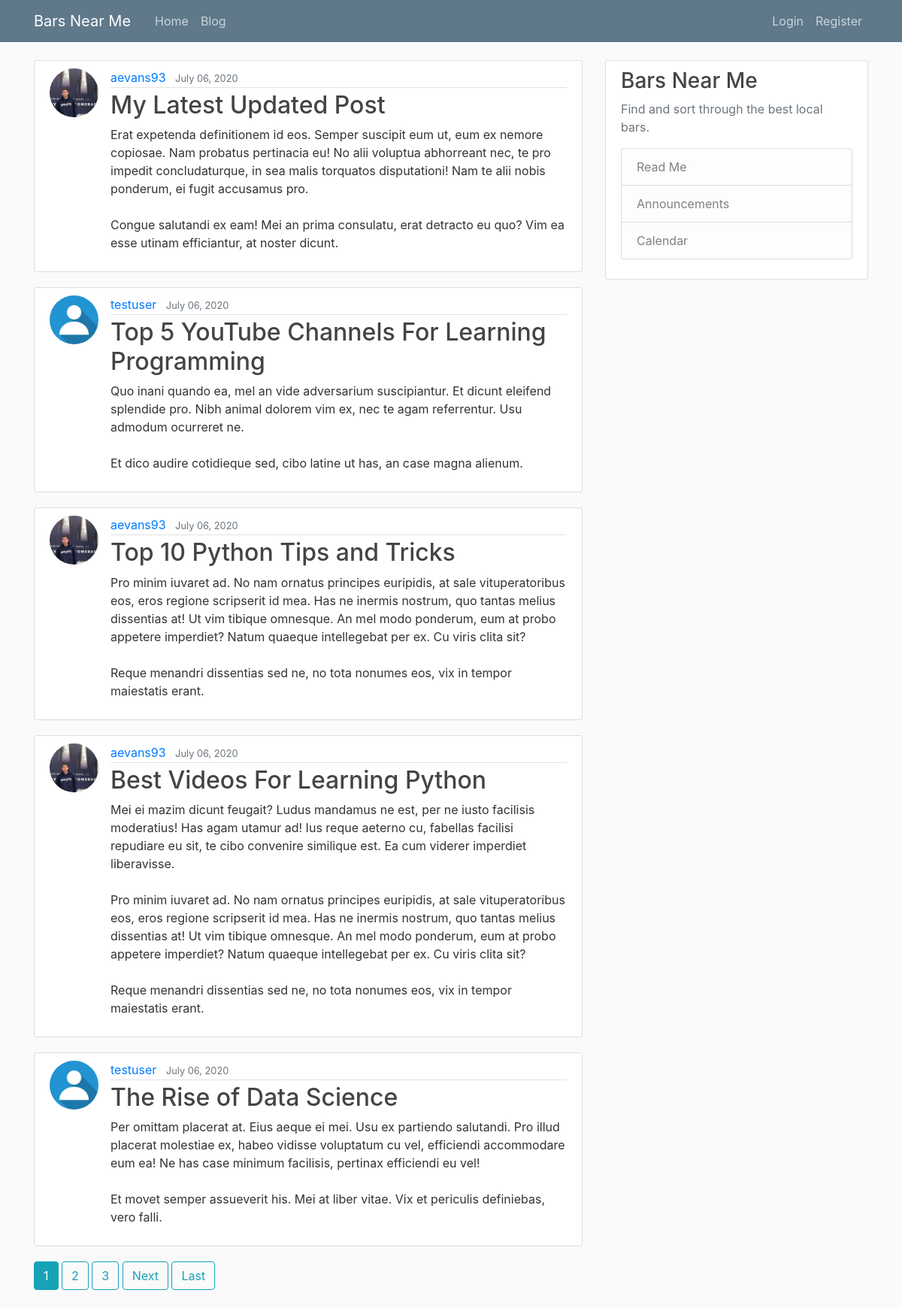
The page /blog/ on the database as committed earlier.
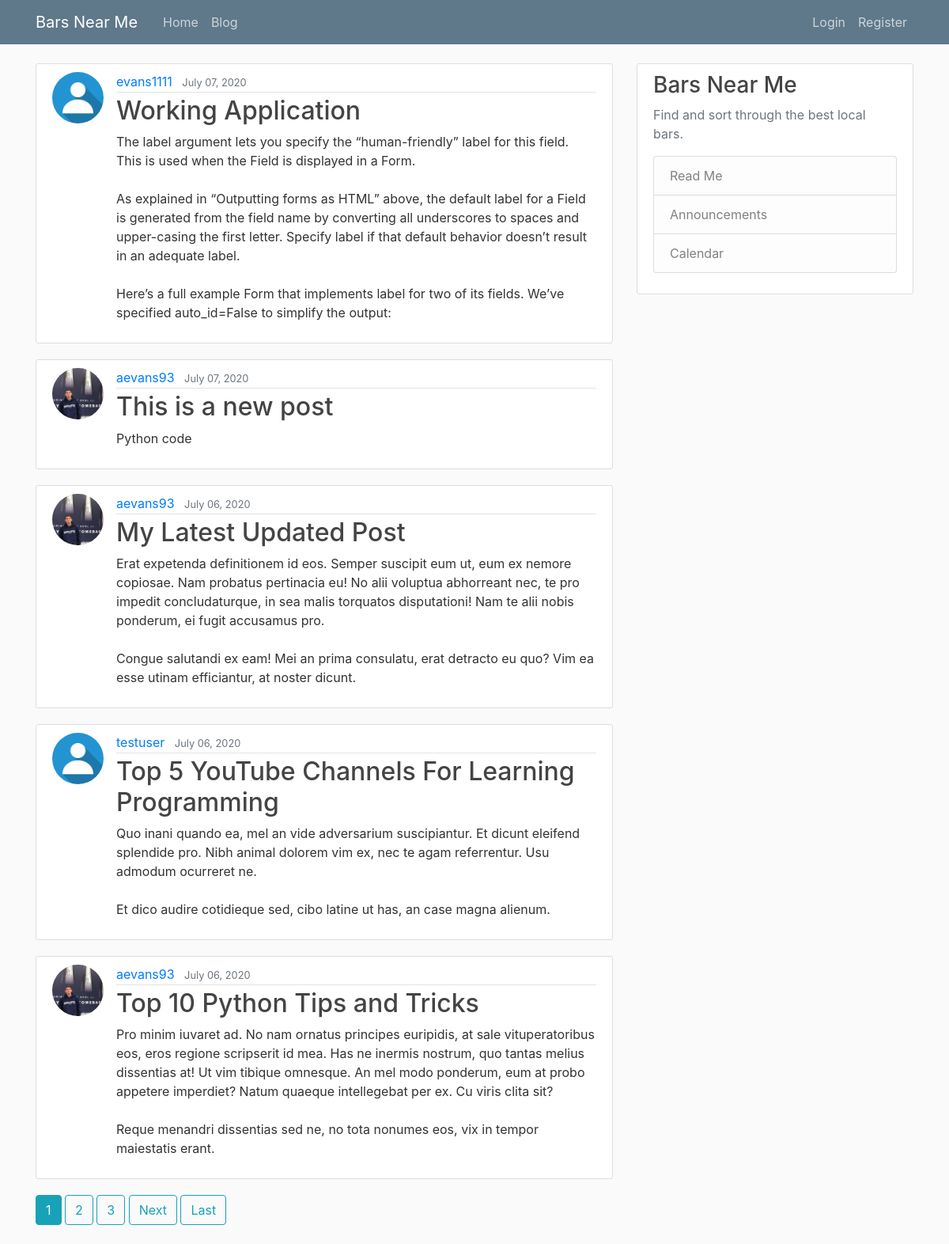
The same page on the database as committed later.
### blog/models.py (models this page shows, shortened)
class Post(models.Model):
    title = models.CharField(max_length=100)
    content = models.TextField()
    date_posted = models.DateTimeField(default=timezone.now)
    author = models.ForeignKey(User, on_delete=models.CASCADE)

### users/models.py (models this page shows, shortened)
class Account(models.Model):
    user = models.OneToOneField(User, on_delete=models.CASCADE) # Add: on_delete=models.CASCADE as a second argument for handline deleting accounts but not the user
    image = models.ImageField(default='default.jpg', upload_to='account_pics')

### blog/views.py (the view)
# urls.py: path('blog/', PostListView.as_view(), name="blog-blog"),
class PostListView(ListView):
    model = Post
    template_name = 'blog/blog.html' # <app>/<model>_<viewtype>.html
    context_object_name = 'posts'
    ordering = ['-date_posted']
    paginate_by = 5

### blog/templates/blog/blog.html (shortened to what this page needs)
{% extends "blog/base.html" %}
{% block content %}
    {% for post in posts %}
        <article class="media content-section">
            <img class="rounded-circle article-img"src="{{ post.author.account.image.url }}" alt="">
            <div class="media-body">
            <div class="article-metadata">
                <a class="mr-2" href="{% url 'user-posts' post.author.username %}">{{ post.author }}</a>
                <small class="text-muted">{{ post.date_posted|date:"F d, Y" }}</small>
            </div>
            <h2><a class="article-title" href="{% url 'post-detail' post.id %}">{{ post.title }}</a></h2>
            <p class="article-content">{{ post.content }}</p>
            </div>
        </article>
    {% endfor %}
    {% if is_paginated %}
        {% for num in page_obj.paginator.page_range %}
            {% if page_obj.number == num %}
                <a class="btn btn-info mb-4" href="?page={{ num }}">{{ num }}</a>
            {% elif num > page_obj.number|add:'-3' and num < page_obj.number|add:'+3' %}
                <a class="btn btn-outline-info mb-4" href="?page={{ num }}">{{ num }}</a>
            {% endif %}
        {% endfor %}
        {% if page_obj.has_next %}
            <a class="btn btn-outline-info mb-4" href="?page={{ page_obj.next_page_number }}">Next</a>
            <a class="btn btn-outline-info mb-4" href="?page={{ page_obj.paginator.num_pages }}">Last</a>
        {% endif %}
    {% endif %}
{% endblock content %}

Rows that differ between the two databases and show on the page:
no longer on this page (row unchanged): Post: author.account.image (picture), author "aevans93", date_posted "July 06, 2020", title "Best Videos For Learning Python", content "Mei ei mazim dicunt feugait? Ludus mandamus ne est, per ne iusto facilisis moderatius! Has agam utamur ad! Ius reque aeterno cu, fabellas facilisi repudiare eu sit, te cibo convenire similique est. Ea cum viderer imperdiet liberavisse. Pro minim iuvaret ad. No nam ornatus principes euripidis, at sale vituperatoribus eos, eros regione scripserit id mea. Has ne inermis nostrum, quo tantas melius dissentias at! Ut vim tibique omnesque. An mel modo ponderum, eum at probo appetere imperdiet? Natum quaeque intellegebat per ex. Cu viris clita sit? Reque menandri dissentias sed ne, no tota nonumes eos, vix in tempor maiestatis erant."
no longer on this page (row unchanged): Post: author.account.image (placeholder picture), author "testuser", date_posted "July 06, 2020", title "The Rise of Data Science", content "Per omittam placerat at. Eius aeque ei mei. Usu ex partiendo salutandi. Pro illud placerat molestiae ex, habeo vidisse voluptatum cu vel, efficiendi accommodare eum ea! Ne has case minimum facilisis, pertinax efficiendi eu vel! Et movet semper assueverit his. Mei at liber vitae. Vix et periculis definiebas, vero falli."
added Post: author.account.image (placeholder picture), author "evans1111", date_posted "July 07, 2020", title "Working Application", content "The label argument lets you specify the “human-friendly” label for this field. This is used when the Field is displayed in a Form. As explained in “Outputting forms as HTML” above, the default label for a Field is generated from the field name by converting all underscores to spaces and upper-casing the first letter. Specify label if that default behavior doesn’t result in an adequate label. Here’s a full example Form that implements label for two of its fields. We’ve specified auto_id=False to simplify the output:"
added Post: author.account.image (picture), author "aevans93", date_posted "July 07, 2020", title "This is a new post", content "Python code"
